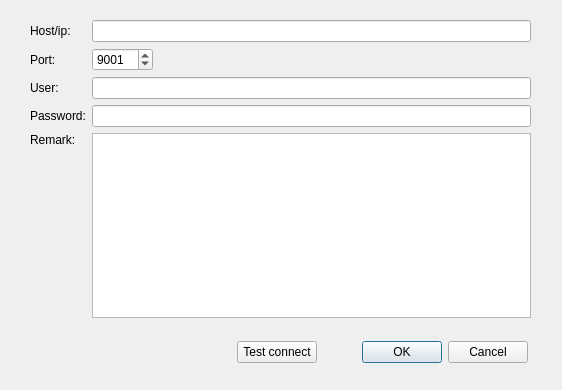
<?xml version="1.0" encoding="UTF-8"?>
<ui version="4.0">
 <class>HkuEditSessionDialog</class>
 <widget class="QDialog" name="HkuEditSessionDialog">
  <property name="geometry">
   <rect>
    <x>0</x>
    <y>0</y>
    <width>562</width>
    <height>390</height>
   </rect>
  </property>
  <property name="windowTitle">
   <string>Dialog</string>
  </property>
  <widget class="QWidget" name="layoutWidget">
   <property name="geometry">
    <rect>
     <x>30</x>
     <y>20</y>
     <width>501</width>
     <height>298</height>
    </rect>
   </property>
   <layout class="QGridLayout" name="gridLayout">
    <item row="0" column="0">
     <widget class="QLabel" name="host_label">
      <property name="text">
       <string>Host/ip:</string>
      </property>
     </widget>
    </item>
    <item row="0" column="1" colspan="2">
     <widget class="QLineEdit" name="ip_lineEdit">
      <property name="maxLength">
       <number>100</number>
      </property>
     </widget>
    </item>
    <item row="1" column="0">
     <widget class="QLabel" name="port_label">
      <property name="text">
       <string>Port:</string>
      </property>
     </widget>
    </item>
    <item row="1" column="1">
     <widget class="QSpinBox" name="port_spinBox">
      <property name="maximum">
       <number>65535</number>
      </property>
      <property name="value">
       <number>9001</number>
      </property>
     </widget>
    </item>
    <item row="1" column="2">
     <spacer name="horizontalSpacer">
      <property name="orientation">
       <enum>Qt::Horizontal</enum>
      </property>
      <property name="sizeHint" stdset="0">
       <size>
        <width>218</width>
        <height>20</height>
       </size>
      </property>
     </spacer>
    </item>
    <item row="2" column="0">
     <widget class="QLabel" name="user_label">
      <property name="text">
       <string>User:</string>
      </property>
     </widget>
    </item>
    <item row="2" column="1" colspan="2">
     <widget class="QLineEdit" name="user_lineEdit">
      <property name="maxLength">
       <number>100</number>
      </property>
     </widget>
    </item>
    <item row="3" column="0">
     <widget class="QLabel" name="password_label">
      <property name="text">
       <string>Password:</string>
      </property>
     </widget>
    </item>
    <item row="3" column="1" colspan="2">
     <widget class="QLineEdit" name="password_lineEdit">
      <property name="maxLength">
       <number>100</number>
      </property>
      <property name="echoMode">
       <enum>QLineEdit::Password</enum>
      </property>
      <property name="placeholderText">
       <string/>
      </property>
     </widget>
    </item>
    <item row="4" column="0">
     <widget class="QLabel" name="remark_label">
      <property name="text">
       <string>Remark:</string>
      </property>
      <property name="alignment">
       <set>Qt::AlignLeading|Qt::AlignLeft|Qt::AlignTop</set>
      </property>
     </widget>
    </item>
    <item row="4" column="1" colspan="2">
     <widget class="QTextEdit" name="remark_textEdit"/>
    </item>
   </layout>
  </widget>
  <widget class="QWidget" name="layoutWidget">
   <property name="geometry">
    <rect>
     <x>237</x>
     <y>340</y>
     <width>291</width>
     <height>25</height>
    </rect>
   </property>
   <layout class="QHBoxLayout" name="horizontalLayout">
    <item>
     <widget class="QPushButton" name="test_pushButton">
      <property name="text">
       <string>Test connect</string>
      </property>
     </widget>
    </item>
    <item>
     <spacer name="horizontalSpacer_2">
      <property name="orientation">
       <enum>Qt::Horizontal</enum>
      </property>
      <property name="sizeHint" stdset="0">
       <size>
        <width>20</width>
        <height>20</height>
       </size>
      </property>
     </spacer>
    </item>
    <item>
     <widget class="QDialogButtonBox" name="buttonBox">
      <property name="orientation">
       <enum>Qt::Horizontal</enum>
      </property>
      <property name="standardButtons">
       <set>QDialogButtonBox::Cancel|QDialogButtonBox::Ok</set>
      </property>
     </widget>
    </item>
   </layout>
  </widget>
 </widget>
 <resources/>
 <connections>
  <connection>
   <sender>buttonBox</sender>
   <signal>accepted()</signal>
   <receiver>HkuEditSessionDialog</receiver>
   <slot>accept()</slot>
   <hints>
    <hint type="sourcelabel">
     <x>248</x>
     <y>254</y>
    </hint>
    <hint type="destinationlabel">
     <x>157</x>
     <y>274</y>
    </hint>
   </hints>
  </connection>
  <connection>
   <sender>buttonBox</sender>
   <signal>rejected()</signal>
   <receiver>HkuEditSessionDialog</receiver>
   <slot>reject()</slot>
   <hints>
    <hint type="sourcelabel">
     <x>316</x>
     <y>260</y>
    </hint>
    <hint type="destinationlabel">
     <x>286</x>
     <y>274</y>
    </hint>
   </hints>
  </connection>
 </connections>
</ui>
